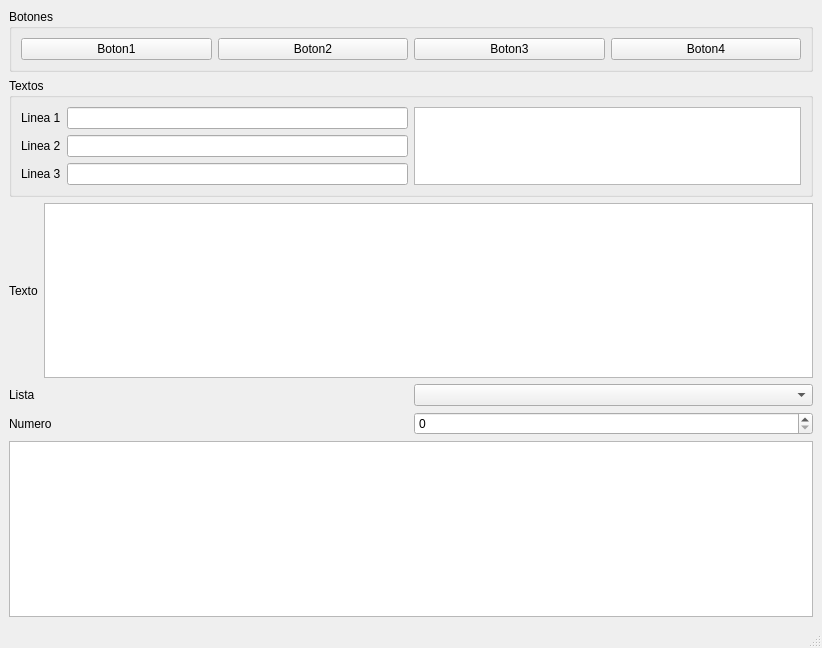
<?xml version="1.0" encoding="UTF-8"?>
<ui version="4.0">
 <class>MainWindow</class>
 <widget class="QMainWindow" name="MainWindow">
  <property name="geometry">
   <rect>
    <x>0</x>
    <y>0</y>
    <width>822</width>
    <height>648</height>
   </rect>
  </property>
  <property name="windowTitle">
   <string>MainWindow</string>
  </property>
  <widget class="QWidget" name="centralwidget">
   <layout class="QVBoxLayout" name="verticalLayout_2">
    <item>
     <widget class="QGroupBox" name="groupBox">
      <property name="title">
       <string>Botones</string>
      </property>
      <layout class="QVBoxLayout" name="verticalLayout">
       <item>
        <layout class="QHBoxLayout" name="horizontalLayout">
         <item>
          <widget class="QPushButton" name="pushButton_3">
           <property name="text">
            <string>Boton1</string>
           </property>
          </widget>
         </item>
         <item>
          <widget class="QPushButton" name="pushButton">
           <property name="text">
            <string>Boton2</string>
           </property>
          </widget>
         </item>
         <item>
          <widget class="QPushButton" name="pushButton_2">
           <property name="text">
            <string>Boton3</string>
           </property>
          </widget>
         </item>
         <item>
          <widget class="QPushButton" name="pushButton_4">
           <property name="text">
            <string>Boton4</string>
           </property>
          </widget>
         </item>
        </layout>
       </item>
      </layout>
     </widget>
    </item>
    <item>
     <widget class="QGroupBox" name="groupBox_2">
      <property name="title">
       <string>Textos</string>
      </property>
      <layout class="QGridLayout" name="gridLayout">
       <item row="0" column="0">
        <layout class="QHBoxLayout" name="horizontalLayout_2">
         <item>
          <widget class="QLabel" name="label">
           <property name="text">
            <string>Linea 1</string>
           </property>
          </widget>
         </item>
         <item>
          <widget class="QLineEdit" name="lineEdit"/>
         </item>
        </layout>
       </item>
       <item row="0" column="1" rowspan="3">
        <widget class="QPlainTextEdit" name="plainTextEdit"/>
       </item>
       <item row="1" column="0">
        <layout class="QHBoxLayout" name="horizontalLayout_3">
         <item>
          <widget class="QLabel" name="label_2">
           <property name="text">
            <string>Linea 2</string>
           </property>
          </widget>
         </item>
         <item>
          <widget class="QLineEdit" name="lineEdit_2"/>
         </item>
        </layout>
       </item>
       <item row="2" column="0">
        <layout class="QHBoxLayout" name="horizontalLayout_4">
         <item>
          <widget class="QLabel" name="label_3">
           <property name="text">
            <string>Linea 3</string>
           </property>
          </widget>
         </item>
         <item>
          <widget class="QLineEdit" name="lineEdit_3"/>
         </item>
        </layout>
       </item>
      </layout>
     </widget>
    </item>
    <item>
     <layout class="QHBoxLayout" name="horizontalLayout_5">
      <item>
       <widget class="QLabel" name="label_7">
        <property name="text">
         <string>Texto</string>
        </property>
       </widget>
      </item>
      <item>
       <widget class="QTextEdit" name="textEdit"/>
      </item>
     </layout>
    </item>
    <item>
     <layout class="QHBoxLayout" name="horizontalLayout_6">
      <item>
       <widget class="QLabel" name="label_8">
        <property name="text">
         <string>Lista</string>
        </property>
       </widget>
      </item>
      <item>
       <widget class="QComboBox" name="comboBox"/>
      </item>
     </layout>
    </item>
    <item>
     <layout class="QHBoxLayout" name="horizontalLayout_7">
      <item>
       <widget class="QLabel" name="label_9">
        <property name="text">
         <string>Numero</string>
        </property>
       </widget>
      </item>
      <item>
       <widget class="QSpinBox" name="spinBox"/>
      </item>
     </layout>
    </item>
    <item>
     <widget class="QPlainTextEdit" name="plainTextEdit_3"/>
    </item>
   </layout>
  </widget>
  <widget class="QMenuBar" name="menubar">
   <property name="geometry">
    <rect>
     <x>0</x>
     <y>0</y>
     <width>822</width>
     <height>33</height>
    </rect>
   </property>
  </widget>
  <widget class="QStatusBar" name="statusbar"/>
 </widget>
 <resources/>
 <connections/>
</ui>
